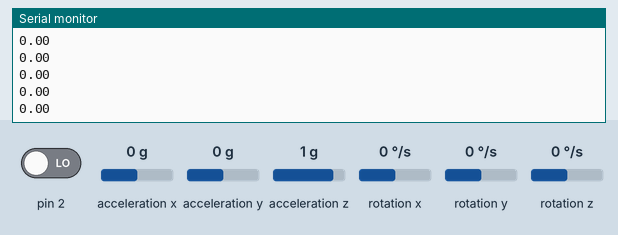
A sketch run on a simulated Arduino Uno, built with avr-gcc and run on an emulated ATmega328P. Parts: the last lines printed to the serial monitor. The inputs (shaded band) are chosen by the test bench; at power-on: acceleration x 0 g, acceleration y 0 g, acceleration z 1 g, pin 2 LOW, rotation x 0 °/s, rotation y 0 °/s, rotation z 0 °/s. The sensor or clock chip raises its interrupt line as the real part does.

Above: at 1.7 s.
1.8 s: acceleration x set to -1.4 g
At 2.6 s:
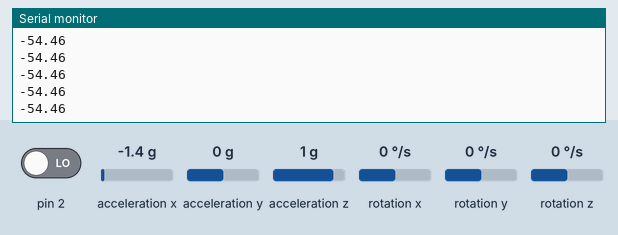
3.3 s: acceleration y set to -1.4 g
At 4.3 s:
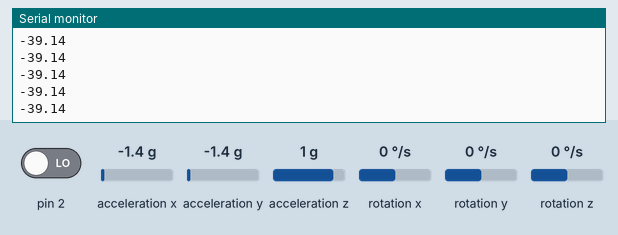
4.8 s: acceleration z set to -1.4 g
At 5.7 s:
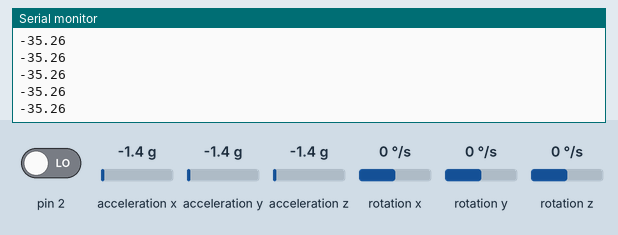
Timing chart, 0 to 7.8 s (numbered marks = the images above; inputs shaded):
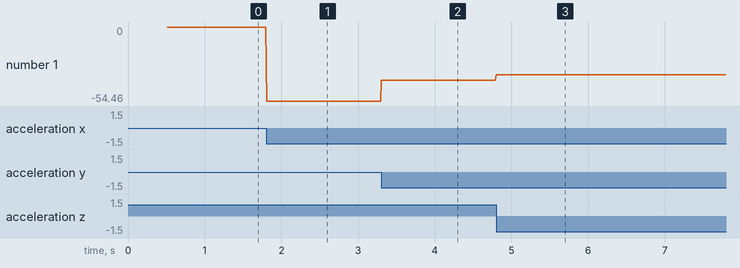

The sketch:

pid_testing.ino
```cpp
#include "Config.h"
#include <Servo.h>
#include <I2Cdev.h>
#include <MPU6050_6Axis_MotionApps20.h>
#include <Wire.h>

Servo left_esc, right_esc;

#define START_BTN_PIN   8
#define LEFT_ESC_PIN    3
#define RIGHT_ESC_PIN   9

int left_esc_value = 700;
int right_esc_value = 700;

int throttle = 900;
float input = 0;
float output = 0;
//PID pitch_pid(&input, &output, 0, 1.8, 0.04, 60, -200, 200, 0.001); // Current ideal: 2.3 0.07 124

// Create MPU object
MPU6050 mpu;

// Control and status variables
bool dmpReady = false;
uint8_t mpuIntStatus;
uint8_t deviceStatus;
uint16_t packetSize;
uint16_t fifoCount;
uint8_t fifoBuffer[64];

// Create memory to store orientation and motion readings
Quaternion q;           // [w, x, y, z]         quaternion container
VectorInt16 aa;         // [x, y, z]            accel sensor measurements
VectorInt16 aaReal;     // [x, y, z]            gravity-free accel sensor measurements
VectorInt16 aaWorld;    // [x, y, z]            world-frame accel sensor measurements
VectorFloat gravity;    // [x, y, z]            gravity vector
float euler[3];         // [psi, theta, phi]    Euler angle container
float ypr[3];           // [yaw, pitch, roll]   yaw/pitch/roll container and gravity vector

volatile bool mpuInterrupt = false;
void dmpDataReady()
{
    mpuInterrupt = true;
}

void setup()
{
  // Begin I2C communication
  Wire.begin();
  TWBR = 24; // set 400kHz mode @ 16MHz CPU or 200kHz mode @ 8MHz CPU

  // Begin serial communication
  Serial.begin(115200);

  // Initialize MPU
  Serial.println("Initializing the MPU...");
  mpu.initialize();

  // Test connection
  if(mpu.testConnection())
  {
    Serial.println("MPU connected.");
  }
  else
  {
    Serial.println("Connection to MPU failed.");
  }

  // Initialize the DMP
  deviceStatus = mpu.dmpInitialize();

  if(deviceStatus == 0)
  {
    // Everything went well
    Serial.println("Enabling DMP...");
    mpu.setDMPEnabled(true);

    // Attach interrupt
    Serial.println("Enabling external interrupt detection...");
    attachInterrupt(0, dmpDataReady, RISING);
    mpuIntStatus = mpu.getIntStatus();

    // Set DMP ready flag
    Serial.println("DMP ready. Listening for interrupt...");

    dmpReady = true;

    // Set expected packet size
    packetSize = mpu.dmpGetFIFOPacketSize();
  }
  else
  {
    // Error (1 = memory load failed, 2 = DMP configuration update failed)
    Serial.print("DMP initialization failed with error code ");
    Serial.print(deviceStatus);
    Serial.println(".");
  }

  /*
  // Setup PID related things
  left_esc.attach(LEFT_ESC_PIN);
  right_esc.attach(RIGHT_ESC_PIN);

  left_esc.writeMicroseconds(700);
  right_esc.writeMicroseconds(700);

  // Wait for push button to begin program
  Serial.println("Press button to start...");
  while(digitalRead(START_BTN_PIN));
  */
}

void loop()
{
  // Return until the DMP is ready
  if(!dmpReady) return;

  // Reset interrupt status flag
  mpuInterrupt = false;
  mpuIntStatus = mpu.getIntStatus();

  // Get FIFO count
  fifoCount = mpu.getFIFOCount();

  // Check for overflow just in case
  if((mpuIntStatus & 0x10) || fifoCount == 1024)
  {
    // Reset FIFO
    mpu.resetFIFO();
    Serial.println("FIFO Overflow!");
  }
  else if(mpuIntStatus & 0x02)
  {
    // Wait to fill FIFO packet
    while(fifoCount < packetSize) fifoCount = mpu.getFIFOCount();

    // Packet is ready, read it now
    mpu.getFIFOBytes(fifoBuffer, packetSize);

    // Allows for immediate reading of another available packet without an interrupt
    fifoCount -= packetSize;

    // Process PID
    processPID();
  }
}

void processPID()
{
  // Get MPU data
  mpu.dmpGetQuaternion(&q, fifoBuffer);
  mpu.dmpGetGravity(&gravity, &q);
  mpu.dmpGetYawPitchRoll(ypr, &q, &gravity);

  float pitch = ypr[1] * 180/M_PI;

  Serial.println(pitch);

  /*
  // Update the input to the current pitch
  input = pitch;

  // Run calculation
  pitch_pid.calculate();

  //left_esc.writeMicroseconds(throttle - output);
  //right_esc.writeMicroseconds(throttle + output);

  Serial.println("Pitch: " + String(pitch) + ", PID output: " + String(output) + ", Kp: " + String(pitch_pid.getKp())  + ", Ki: " + String(pitch_pid.getKi())  + ", Kd: " + String(pitch_pid.getKd()));

  if(Serial.available() > 0)
  {
    throttle = Serial.parseInt();
    pitch_pid.setSetpoint(Serial.parseInt());
    pitch_pid.setKp(Serial.parseFloat());
    pitch_pid.setKi(Serial.parseFloat());
    pitch_pid.setKd(Serial.parseFloat());
  }
  */
}
```

PID.cpp
```cpp
#include "Arduino.h"
#include "PID.h"

PID::PID(float *input_ptr, float *output_ptr, float set_point, float Kp, float Ki, float Kd, float lower_limit, float upper_limit, float cycle_time)
{
  // Set pointers to input and output
  _input_ptr = input_ptr;
  _output_ptr = output_ptr;

  // Set initial setpoint
  setSetpoint(set_point);

  // Set cycle time
  setCycleTime(cycle_time);

  // Set initial K parameters
  setKp(Kp);
  setKi(Ki);
  setKd(Kd);

  // Set output limits
  _lower_limit = lower_limit;
  _upper_limit = upper_limit;

  // Set initial integration term
  _integration_term = 0;
}

void PID::calculate()
{
  unsigned long current_time = millis();

  // Only calculate if it's time for the next cycle
  if((current_time - _previous_cycle_time) >= _cycle_time)
  {
    // Grab input and calculate error
    float input = *_input_ptr;
    float error = _set_point - input;

    // Update error sum
    _integration_term += (_Ki * error);

    // Check that it is within bounds
    if(_integration_term > _upper_limit)
    {
      _integration_term = _upper_limit;
    }
    else if(_integration_term < _lower_limit)
    {
      _integration_term = _lower_limit;
    }

    // Calculate derivative
    float derivative = input - _previous_input;

    // Calculate PID output
    float output = (_Kp * error) + (_integration_term) - (_Kd * derivative);

    // Check against max
    if(output > _upper_limit) output = _upper_limit;
    else if(output < _lower_limit) output = _lower_limit;

    // Update the output variable
    *_output_ptr = output;

    // Update miscellaneous value storage
    _previous_cycle_time = current_time;
    _previous_input = input;
  }
}

void PID::setSetpoint(float set_point)
{
  _set_point = set_point;
}

void PID::setKp(float Kp)
{
  _Kp = Kp;
}

void PID::setKi(float Ki)
{
  _Ki = Ki;
}

void PID::setKd(float Kd)
{
  _Kd = Kd;
}

void PID::setLimits(float lower_limit, float upper_limit)
{
  if(lower_limit > upper_limit) return;

  _lower_limit = lower_limit;
  _upper_limit = upper_limit;
}

void PID::setCycleTime(float cycle_time)
{
  _cycle_time = cycle_time * 1000;
}

float PID::getKp()
{
  return _Kp;
}

float PID::getKi()
{
  return _Ki;
}

float PID::getKd()
{
  return _Kd;
}
```

PID.h
```cpp
#ifndef PID_h
#define PID_h

#include "Arduino.h"

/**
 * Created by Alex Bennett
 * http://alexben.net/
 *
 * Version: 0.1
 * File created: 12/02/2015
 * License: MIT
 */

class PID
{
  public:
    PID(float*, float*, float, float, float, float, float, float, float);

    void calculate();

    void setCycleTime(float);
    void setSetpoint(float);
    void setKp(float);
    void setKi(float);
    void setKd(float);
    void setLimits(float, float);

    float getKp();
    float getKi();
    float getKd();

  private:
    float _Kp, _Ki, _Kd;

    float _previous_input;
    float _integration_term;

    float *_input_ptr;
    float *_output_ptr;
    float _set_point;

    unsigned long _previous_cycle_time;
    float _cycle_time;

    float _lower_limit, _upper_limit;
};

#endif
```

Config.h
```cpp
/**
 * Configuration file for the RADUAS Firmware.
 *
 * Contains general configuration items as well as enumerations for reference
 * in other files.
 */

/****************************
 * References (DO NOT EDIT) *
 ****************************/
enum Command_State {
  WAITING,
  PROCESSING,
  DONE
};
```

Measured:
- after the input at 1.8 s, the serial monitor: prints a new line at once (image 1)
- after the input at 3.3 s, the serial monitor: prints a new line at once (image 2)
- after the input at 4.8 s, the serial monitor: prints a new line at once (image 3)
- plotted number 1: 0 → -54.46 after the input at 1.8 s, -54.46 → -39.14 after the input at 3.3 s, -39.14 → -35.26 after the input at 4.8 s
